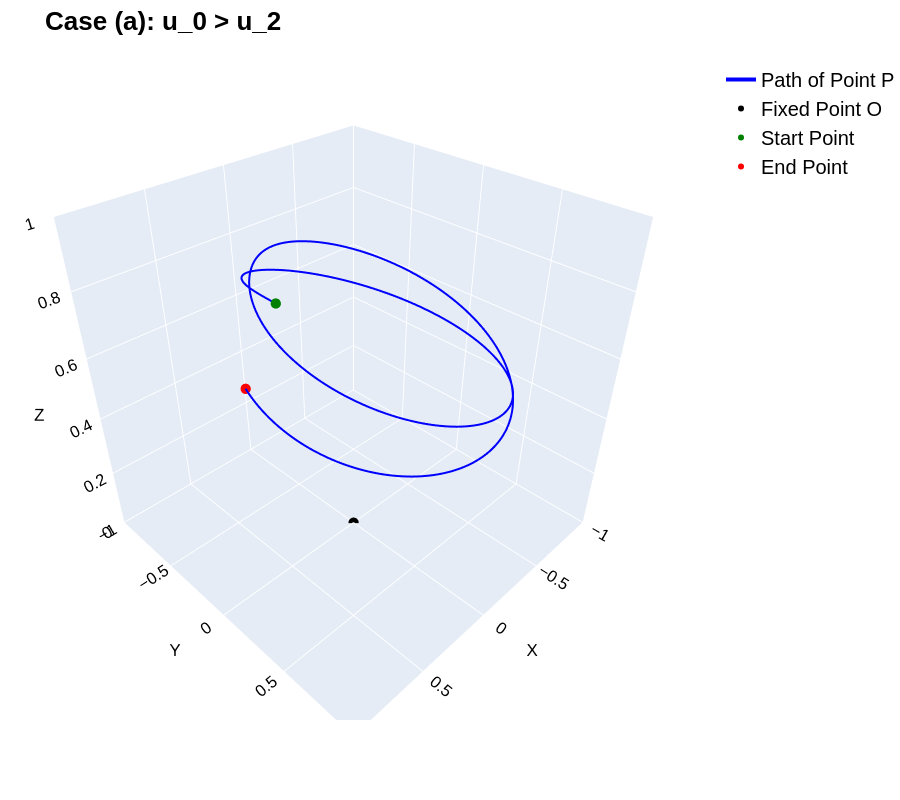
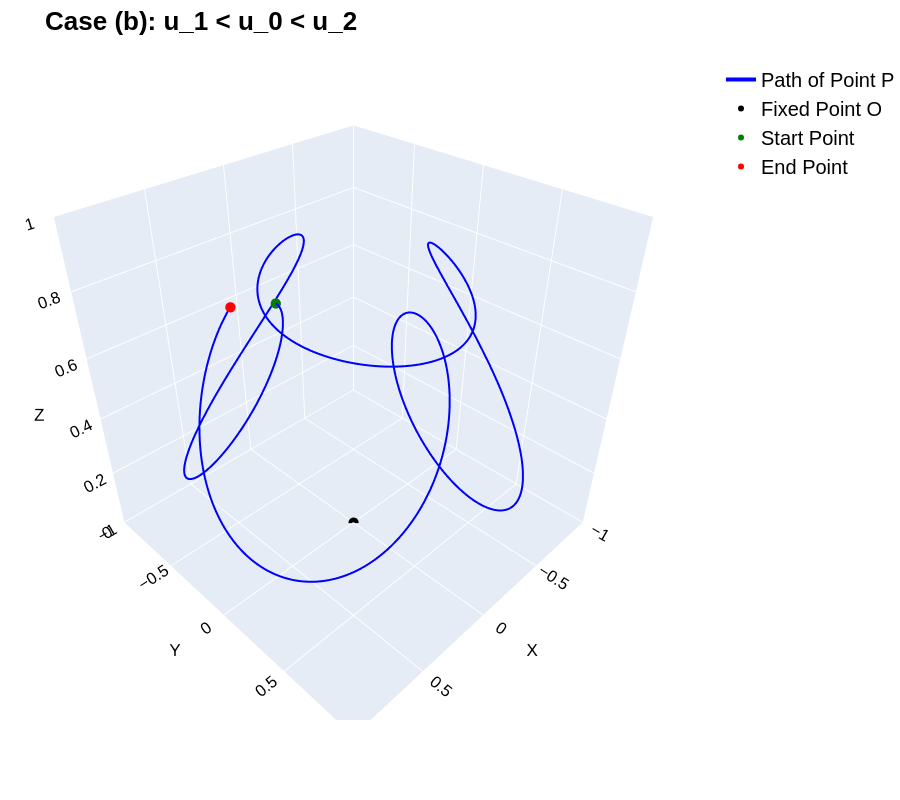
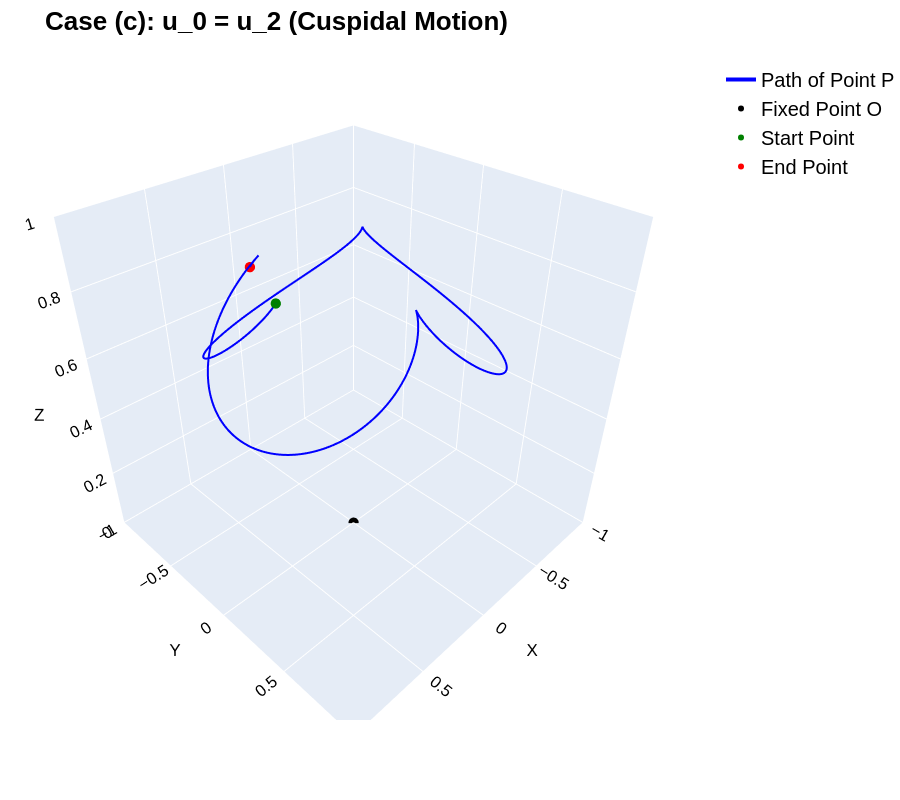

Source (notebook cell) for these figures, in order:
### Markdown cell above
### **1. Set the conditions to generate path as shown in Figure 8-15 (Page 425-426)** ###
<img src="Figure/Fig8-15.png" width="600"/>

### Code cell
# Setup Solver
def top_odes(t, S, Omega, p_psi):
    
    m_val, g_val, l_val = 1.0, 9.81, 1.0
    Ia_val, It_val = 1.0, 5.0
    
    theta, psi, phi, theta_d = S
    
    cos_t = np.cos(theta)
    sin_t = np.sin(theta)
    
    # Prevent Singularity
    if abs(cos_t) < 1e-6:
        cos_t = 1e-6 * np.sign(cos_t) if cos_t != 0 else 1e-6
        
    psi_d = (p_psi + Ia_val * Omega * sin_t) / (It_val * cos_t**2)
    phi_d = Omega + psi_d * sin_t
    
    theta_dd = (-m_val*g_val*l_val*cos_t + -It_val*psi_d**2*sin_t*cos_t + -Ia_val*Omega*psi_d*cos_t) / It_val
    
    return [theta_d, psi_d, phi_d, theta_dd]

def simulate_path(theta0, psi_d0, Omega, t_span=(0, 6)):
   
    Ia_val, It_val = 1.0, 5.0
    theta_d0 = 0.0
    
    # Calculate the conserved momentum
    p_psi = -Ia_val * Omega * np.sin(theta0) + It_val * psi_d0 * np.cos(theta0)**2  # Calculate the conserved momentum
    p_phi = Ia_val * Omega
    
    # Calculate critical parameter
    u_0 = -p_psi / p_phi
    
    S0 = [theta0, 0.0, 0.0, theta_d0]
    t_eval = np.linspace(t_span[0], t_span[1], 2000)
    sol = solve_ivp(top_odes, t_span, S0, args=(Omega, p_psi), 
                    method='LSODA', rtol=1e-9, atol=1e-11, t_eval=t_eval)
    
    return sol.t, sol.y[1], sol.y[0], u_0

# Setup and Solve 3 Cases in Figure 8-15
theta_start = np.radians(60)

t_A, psi_A, the_A, u0_A = simulate_path(theta0=theta_start, psi_d0 = -1.0, Omega = 12.0, t_span=(0, 10)) # Case (a): u_0 > u_2

t_B, psi_B, the_B, u0_B = simulate_path(theta0=theta_start, psi_d0 = 1.0, Omega = 15.0, t_span=(0, 10)) # Case (b): u_1 < u_0 < u_2

t_C, psi_C, the_C, u0_C = simulate_path(theta0=theta_start, psi_d0 = 0.0, Omega = 15.0, t_span=(0, 10)) # Case (c): u_0 = u_2

# Create 2D Plot
def add_path_arrows(ax, x, y, num_arrows=10):
    step = len(x) // (num_arrows + 1)
    for i in range(step, len(x) - step + 1, step):
        idx_prev = i - 15 
        ax.annotate('', xy=(x[i], y[i]), xytext=(x[idx_prev], y[idx_prev]),
                    arrowprops=dict(arrowstyle="-|>", color='blue', shrinkA=0, shrinkB=0))

def format_2d_plot1(ax, psi_data, the_data, u_0, title):
    x_deg = np.degrees(psi_data*-1)
    y_deg = np.degrees(the_data)
    
    # Calculate u1 (lower turning point) and u2 (upper turning point)
    u_data = np.sin(the_data)
    u_1 = np.min(u_data)
    u_2 = np.max(u_data)
    
    ax.plot(x_deg, y_deg, 'b-', linewidth=1.5)
    add_path_arrows(ax, x_deg, y_deg, num_arrows=8)
    
    ax.set_title(title, fontsize=12)
    ax.set_xlabel(r'Precession Angle $\psi$ (Degrees)')
    ax.grid(True, linestyle='--', alpha=0.6)
    
    ax.axhline(np.max(y_deg), color='k', linestyle='-', alpha=0.8)
    ax.axhline(np.min(y_deg), color='k', linestyle='-', alpha=0.8)
          
    # Display the calculated u values inside the graph
    if u_0 > u_2:
        text_str = f"$u_0$ = {u_0:.3f} > $u_2$ = {u_2:.3f} > $u_1$ = {u_1:.3f}"

    if u_0 > u_1 and u_0 < u_2:
        text_str = f"$u_1$ = {u_1:.3f} < $u_0$ = {u_0:.3f} < $u_2$ = {u_2:.3f}"

    if u_0 == u_2 and u_0 > u_1:
        text_str = f"$u_1$ = {u_1:.3f} < $u_0$ = $u_2$ = {u_0:.3f}"
          
    ax.text(0.5, 0.05, text_str, transform=ax.transAxes, fontsize=11,
            verticalalignment='bottom', horizontalalignment='center',
            bbox=dict(boxstyle='round,pad=0.2', facecolor='white', alpha=0.9, edgecolor='gray'))
    
    ax.set_ylim(-90, 90)

# Create 2D Plot same as Figure 8-15
fig, axes = plt.subplots(1, 3, figsize=(15, 5), sharey=False)

format_2d_plot1(axes[0], psi_A, the_A, u0_A, r"Case (a) $u_0 > u_2$")
format_2d_plot1(axes[1], psi_B, the_B, u0_B, r"Case (b) $u_1 < u_0 < u_2$")
format_2d_plot1(axes[2], psi_C, the_C, u0_C, r"Case (c) $u_0 = u_2$ (Cuspidal Motion)")

axes[0].set_ylabel(r'Nutation Angle $\theta$ (Degrees)')
plt.tight_layout()
plt.show()

plot_3d_plotly(psi_A, the_A, "Case (a): u_0 > u_2")
plot_3d_plotly(psi_B, the_B, "Case (b): u_1 < u_0 < u_2")
plot_3d_plotly(psi_C, the_C, "Case (c): u_0 = u_2 (Cuspidal Motion)")

### Figure 1 — Plotly figure (JSON) as saved in the notebook; plotly's stock layout.template omitted (floating-point values rounded to 4 significant figures; data arrays with more than 128 entries replaced by an {"elided": "..."} marker saying what was removed)
{"data": [{"line": {"color": "blue", "width": 4}, "mode": "lines", "name": "Path of Point P", "type": "scatter3d", "x": {"elided": "2000 float values"}, "y": {"elided": "2000 float values"}, "z": {"elided": "2000 float values"}}, {"marker": {"color": "black", "size": 6}, "mode": "markers", "name": "Fixed Point O", "type": "scatter3d", "x": [0], "y": [0], "z": [0]}, {"marker": {"color": "green", "size": 6}, "mode": "markers", "name": "Start Point", "type": "scatter3d", "x": [0.5], "y": [0], "z": [0.866]}, {"marker": {"color": "red", "size": 6}, "mode": "markers", "name": "End Point", "type": "scatter3d", "x": [0.7241], "y": [0.01853], "z": [0.6894]}], "layout": {"font": {"color": "black", "family": "Arial", "size": 14}, "height": 800, "legend": {"font": {"color": "black", "size": 20}}, "margin": {"b": 80, "l": 0, "r": 0, "t": 60}, "scene": {"aspectmode": "cube", "xaxis": {"range": [-1, 1], "title": {"text": "X"}}, "yaxis": {"range": [-1, 1], "title": {"text": "Y"}}, "zaxis": {"range": [0, 1], "title": {"text": "Z"}}}, "title": {"font": {"color": "black", "size": 26}, "text": "<b>Case (a): u_0 > u_2</b>"}, "width": 900}}

### Figure 2 — Plotly figure (JSON) as saved in the notebook; plotly's stock layout.template omitted (floating-point values rounded to 4 significant figures; data arrays with more than 128 entries replaced by an {"elided": "..."} marker saying what was removed)
{"data": [{"line": {"color": "blue", "width": 4}, "mode": "lines", "name": "Path of Point P", "type": "scatter3d", "x": {"elided": "2000 float values"}, "y": {"elided": "2000 float values"}, "z": {"elided": "2000 float values"}}, {"marker": {"color": "black", "size": 6}, "mode": "markers", "name": "Fixed Point O", "type": "scatter3d", "x": [0], "y": [0], "z": [0]}, {"marker": {"color": "green", "size": 6}, "mode": "markers", "name": "Start Point", "type": "scatter3d", "x": [0.5], "y": [0], "z": [0.866]}, {"marker": {"color": "red", "size": 6}, "mode": "markers", "name": "End Point", "type": "scatter3d", "x": [0.5079], "y": [-0.3458], "z": [0.789]}], "layout": {"font": {"color": "black", "family": "Arial", "size": 14}, "height": 800, "legend": {"font": {"color": "black", "size": 20}}, "margin": {"b": 80, "l": 0, "r": 0, "t": 60}, "scene": {"aspectmode": "cube", "xaxis": {"range": [-1, 1], "title": {"text": "X"}}, "yaxis": {"range": [-1, 1], "title": {"text": "Y"}}, "zaxis": {"range": [0, 1], "title": {"text": "Z"}}}, "title": {"font": {"color": "black", "size": 26}, "text": "<b>Case (b): u_1 < u_0 < u_2</b>"}, "width": 900}}

### Figure 3 — Plotly figure (JSON) as saved in the notebook; plotly's stock layout.template omitted (floating-point values rounded to 4 significant figures; data arrays with more than 128 entries replaced by an {"elided": "..."} marker saying what was removed)
{"data": [{"line": {"color": "blue", "width": 4}, "mode": "lines", "name": "Path of Point P", "type": "scatter3d", "x": {"elided": "2000 float values"}, "y": {"elided": "2000 float values"}, "z": {"elided": "2000 float values"}}, {"marker": {"color": "black", "size": 6}, "mode": "markers", "name": "Fixed Point O", "type": "scatter3d", "x": [0], "y": [0], "z": [0]}, {"marker": {"color": "green", "size": 6}, "mode": "markers", "name": "Start Point", "type": "scatter3d", "x": [0.5], "y": [0], "z": [0.866]}, {"marker": {"color": "red", "size": 6}, "mode": "markers", "name": "End Point", "type": "scatter3d", "x": [0.2366], "y": [-0.5233], "z": [0.8186]}], "layout": {"font": {"color": "black", "family": "Arial", "size": 14}, "height": 800, "legend": {"font": {"color": "black", "size": 20}}, "margin": {"b": 80, "l": 0, "r": 0, "t": 60}, "scene": {"aspectmode": "cube", "xaxis": {"range": [-1, 1], "title": {"text": "X"}}, "yaxis": {"range": [-1, 1], "title": {"text": "Y"}}, "zaxis": {"range": [0, 1], "title": {"text": "Z"}}}, "title": {"font": {"color": "black", "size": 26}, "text": "<b>Case (c): u_0 = u_2 (Cuspidal Motion)</b>"}, "width": 900}}
